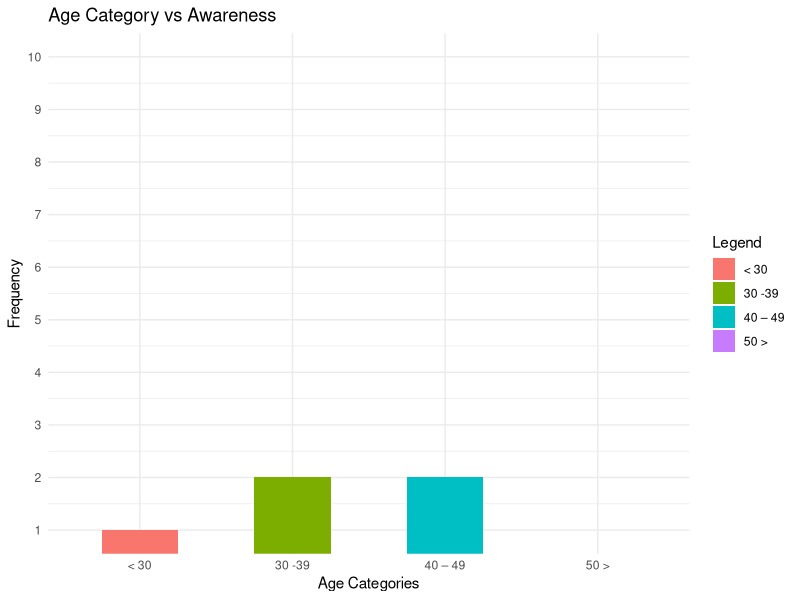

Write the R code that produced this figure.
library(readxl)
library(ggplot2)

age_group<-as.data.frame(read_excel("Demographic_and_BI_adoption.xlsx", sheet = "Demography_information", range = "C2:C13",col_names = FALSE,col_types = "text"))

bi_doption<-as.data.frame(read_excel("Demographic_and_BI_adoption.xlsx", sheet = "Business_intelligence_adoption", range = "B2:B13",col_names = FALSE,col_types = "text"))

occurance<-table(age_group[,1],bi_doption[,1])

q<-as.data.frame.matrix(occurance)
age_row_names <-as.data.frame(row.names.data.frame(q))
nFrame<-data.frame(
  age = age_row_names,
  no = q[,1],
  yes = q[,2]
)
colnames(nFrame)<-c("age","no","yes")

#tiff("age_vs_awareness_barChat.tiff", units="in", width=5, height=5, res=300)
ggplot(nFrame, aes(x=age,y = yes,fill=age)) + 
  geom_col(width = 0.5)+
  scale_y_continuous(breaks = seq(1,10,by=1))+
  coord_cartesian(ylim = c(1,10))+
  labs(
    title = "Age Category vs Awareness",
    x="Age Categories",
    y="Frequency",
    fill ="Legend"
    )+theme_minimal()
#dev.off()
  